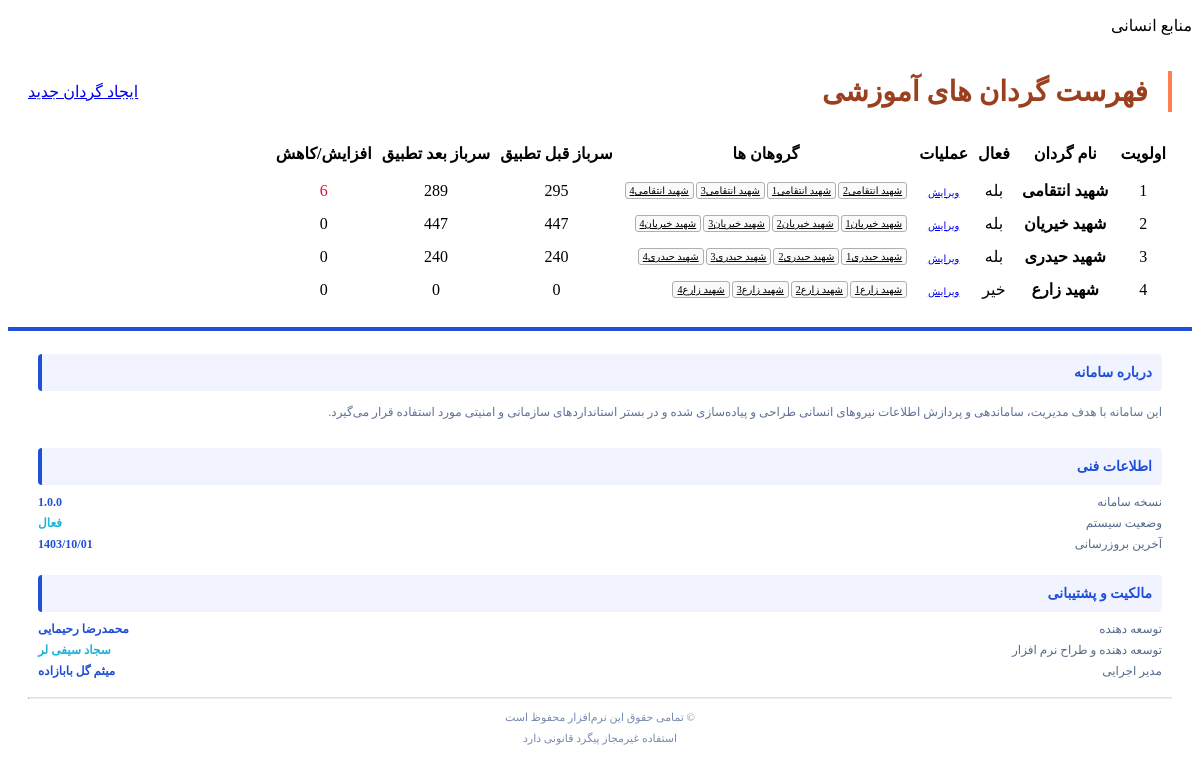
Screenshot of /b/ (signed in) with the database file from the repository.
### battalions/models.py (models this page shows, shortened)
class battalion(models.Model):
    name = models.CharField(max_length=150, verbose_name='نام گردان')
    is_active = models.BooleanField(default=False, verbose_name='فعال/غیرفعال')
    order = models.IntegerField(null=True, blank=True, verbose_name='اولویت مرتب سازی')
    @property
    def grohans(self):
        return list(battalion_group.objects.filter(gordan=self))
    @property
    def soldiers_counts_after_tatbigh(self):
        Soldier = apps.get_model('soldiers', 'Soldier')
        return Soldier.objects.filter(t_Gordan__pk=self.pk).count()
    @property
    def soldiers_counts_before_tatbigh(self):
        Soldier = apps.get_model('soldiers', 'Soldier')
        return Soldier.objects.filter(Gordan__pk=self.pk).count()
    def reduce_soldiers(self):
        diffrence = self.soldiers_counts_after_tatbigh - self.soldiers_counts_before_tatbigh
        reduce ='up' if diffrence > 0 else 'down'
        counts = diffrence if reduce == 'up' else diffrence * -1
        if counts == 0:
            reduce =''
        return {'counts' :counts,'reduce':reduce }
    class Meta:
        verbose_name = "گردان"
        verbose_name_plural = "گردان ها"

class battalion_group(models.Model):
    name = models.CharField(max_length=150, verbose_name='نام گروهان')
    gordan = models.ForeignKey(battalion, on_delete=models.CASCADE, verbose_name='گردان')
    zirediplom = models.BooleanField(default=False, verbose_name='زیر دیپلم')
    diplom = models.BooleanField(default=False, verbose_name='دیپلم')
    ofghdiplom = models.BooleanField(default=False, verbose_name='فوق دیپلم')
    lisans = models.BooleanField(default=False, verbose_name='لیسانس')
    ofghlisans = models.BooleanField(default=False, verbose_name='فوق لیسانس')
    doctra = models.BooleanField(default=False, verbose_name='دکترا')
    shie = models.BooleanField(default=False, verbose_name='شیعه')
    ahle_tasnon = models.BooleanField(default=False, verbose_name='اهل تسنن')
    zarfiat = models.CharField(max_length=250, verbose_name='ظرفیت گروهان')
    takmilzarmit = models.BooleanField(default=False, verbose_name='تکمیل بودن ظرفیت')
    order = models.IntegerField(null=True, blank=True, verbose_name='اولویت مرتب سازی')
    salemm = models.BooleanField(default=False, verbose_name='سالم')
    moafazrazm = models.BooleanField(default=False, verbose_name='معاف ازرزم')
    gorehbe = models.BooleanField(default=False, verbose_name='گروه ب')
    moafazrazm_gorehbe = models.BooleanField(default=False, verbose_name='معاف از رزم + گروه ب')
    zarfiat_total = models.CharField(max_length=250, verbose_name='ظرفیت گروهان کل', null=True, blank=True)
    class Meta:
        verbose_name = "گروهان"
        verbose_name_plural = "گروهان ها"
    def __str__(self):
        return self.name + self.gordan.name

### battalions/views.py (the view)
# urls.py: path('b/', views.MainViewBattalion.as_view(), name='all-Battalion'),
class MainViewBattalion(LoginRequiredMixin, View):
    def get(self, request):
        gordan = battalion.objects.all().order_by('-is_active','order')
        cx = {'gordan': gordan, }
        return render(request, 'battalions/gordan_list.html', cx)

### battalions/templates/battalions/gordan_list.html (shortened to what this page needs)
{% extends 'shared/_PanelMain.html' %}
{% load static %}
{% block main %}
<div class="card">
    <div class="card-header">
        <h1 class="card-title">فهرست گردان های آموزشی</h1>
        <a class="btn  btn-warning" href="{% url 'BattalionCreate'  %}">
            ایجاد گردان جدید
        </a>
    </div>
    <div class="card-body no-padding">
        <table class="table">
            <tbody>
            <tr>
                <th>اولویت</th>
                <th>نام گردان</th>
                <th>فعال</th>
                <th>عملیات</th>
                <th>گروهان ها</th>
                <th>سرباز قبل تطبیق</th>
                <th>سرباز بعد تطبیق</th>
                <th>افزایش/کاهش</th>
            </tr>
            {% for foo in gordan %}
                <tr>
                    <td>{{ foo.order }}</td>
                    <td><strong>{{ foo.name }}</strong></td>
                    <td class="{{foo.is_active|yesno:'text-success,text-danger'}}">
                       <span>{{ foo.is_active|yesno:'بله,خیر' }}</span>
                    </td>
                    <td>
                        <a class="btn btn-sm btn-default" href="{% url 'BattalionUpdate' pk=foo.pk %}">
                            ویرایش
                        </a>
                    </td>
                     <td>
                        <div class="setting-list">
                            {% for g in foo.grohans %}
                                <a href="{% url 'BattalionGroupUpdate' pk=foo.pk %}" class="setting-item">
                                    {{ g }}
                                </a>
                            {% empty %}
                                <div class="text-muted text-center">گروهانی ثبت نشده</div>
                            {% endfor %}
                        </div>
                    </td>
                    <td><span >{{foo.soldiers_counts_before_tatbigh}}</span></td>
                    <td><span >{{foo.soldiers_counts_after_tatbigh}}</span></td>
                    <td class="col-{{foo.reduce_soldiers.reduce}}">
                        <span>{{foo.reduce_soldiers.counts}}</span>
                    </td>
                </tr>
            {% endfor %}
            </tbody>
        </table>
    </div>
</div>
{% endblock %}

### battalions/templates/battalions/gordan_list.html (style rules this page uses)
.card { background-color: white; border-radius: 10px; padding: 20px; }
.card-title { text-align: center; margin: 0; padding: 4px 20px; font-size: 28px; border-right: 4px solid coral; color: #9b401e; font-weight: bold; }
.card-header { display: flex; align-items: center; justify-content: space-between; margin-bottom: 20px; }
.table th { font-size: 16px; padding: 10px 4px !important; text-align: center; }
html body table.table tr td { padding: 6px !important ; text-align: center; }
.setting-item { display: inline-block; padding: 2px 4px; border-radius: 3px; background-color: #fafafa; border: 1px solid #afafaf; color: black; font-size: 10px; direction: ltr; }
.setting-list { gap: 2px; display: flex; align-items: center; justify-content: start; flex-wrap: wrap; }
.btn-sm { font-size: 10px; }
.col-down { color: crimson; }

### rows the page displays
battalion: order "1", name "شهید انتقامی", is_active "بله", soldiers_counts_before_tatbigh "295", soldiers_counts_after_tatbigh "289", reduce_soldiers.counts "6"
battalion_group: name+gordan "2شهید انتقامی"
battalion_group: name+gordan "1شهید انتقامی"
battalion_group: name+gordan "3شهید انتقامی"
battalion_group: name+gordan "4شهید انتقامی"
battalion: order "2", name "شهید خیریان", is_active "بله", soldiers_counts_before_tatbigh "447", soldiers_counts_after_tatbigh "447", reduce_soldiers.counts "0"
battalion_group: name+gordan "1شهید خیریان"
battalion_group: name+gordan "2شهید خیریان"
battalion_group: name+gordan "3شهید خیریان"
battalion_group: name+gordan "4شهید خیریان"
battalion: order "3", name "شهید حیدری", is_active "بله", soldiers_counts_before_tatbigh "240", soldiers_counts_after_tatbigh "240", reduce_soldiers.counts "0"
battalion_group: name+gordan "1شهید حیدری"
battalion_group: name+gordan "2شهید حیدری"
battalion_group: name+gordan "3شهید حیدری"
battalion_group: name+gordan "4شهید حیدری"
battalion: order "4", name "شهید زارع", is_active "خیر", soldiers_counts_before_tatbigh "0", soldiers_counts_after_tatbigh "0", reduce_soldiers.counts "0"
battalion_group: name+gordan "1شهید زارع"
battalion_group: name+gordan "2شهید زارع"
battalion_group: name+gordan "3شهید زارع"
battalion_group: name+gordan "4شهید زارع"
